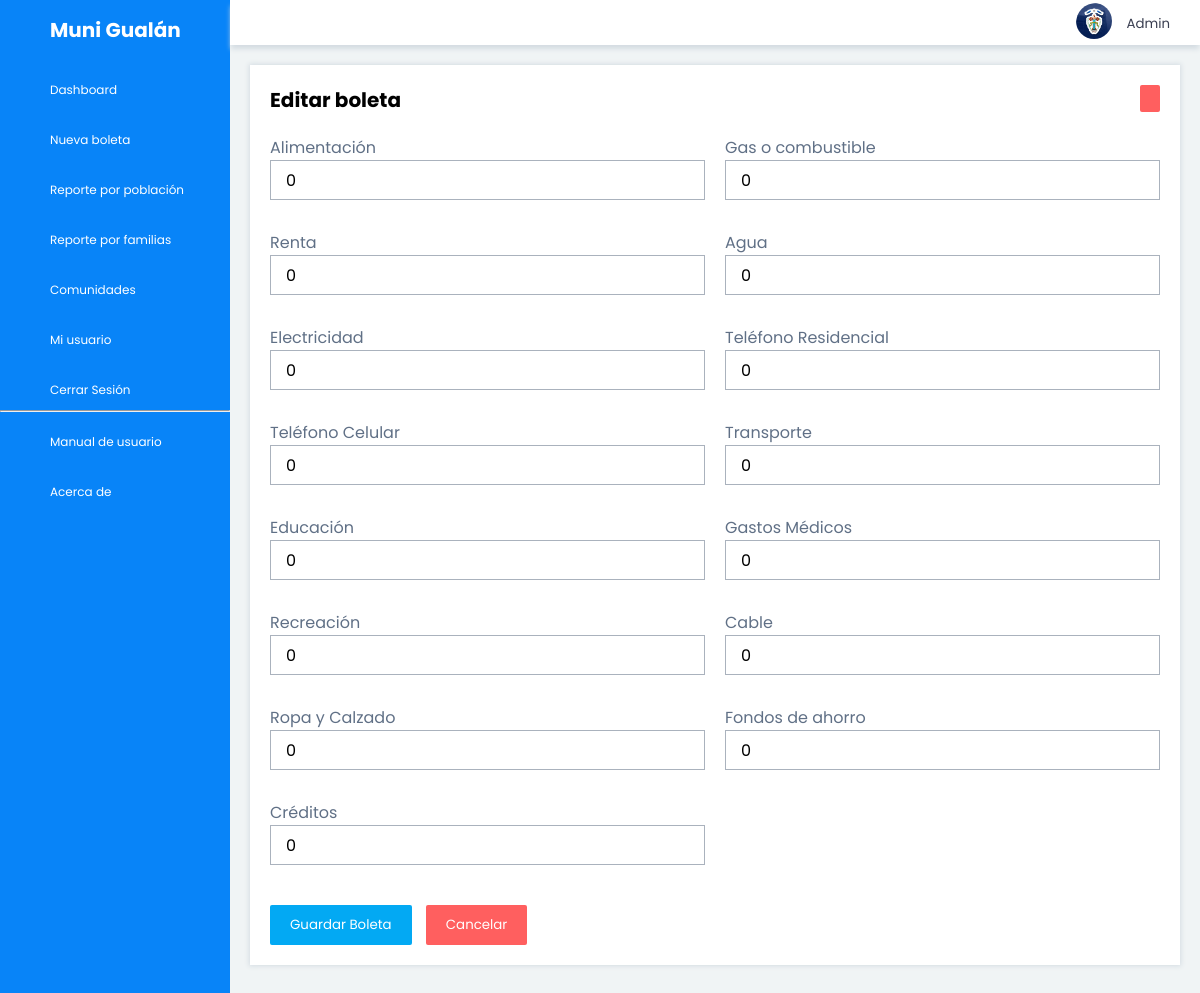
The page /editBoletaEgreso.php?id_familia=74 (signed in) on the database its author committed.
### tables this page shows
CREATE TABLE IF NOT EXISTS `tbl_egreso` (
`id_egreso` int(11) NOT NULL AUTO_INCREMENT,
`id_familia` int(11) NOT NULL,
`alimentacion` int(5) NOT NULL ,
`combustible` int(5) NOT NULL,
`renta` int(5) NOT NULL,
`agua` int(5) NOT NULL,
`electricidad` int(5) NOT NULL,
`telefono_residencial` int(5) NOT NULL,
`celular` int(5) NOT NULL,
`transporte` int(5) NOT NULL,
`educacion` int(5) NOT NULL,
`medico` int(5) NOT NULL,
`recreacion` int(5) NOT NULL,
`cable` int(5) NOT NULL,
`ropa_calzado` int(5) NOT NULL,
`fondo_ahorro` int(5) NOT NULL,
`credito` int(5) NOT NULL,
PRIMARY KEY (`id_egreso`)
);

### controllers/conexion.php (called while the page is built, shortened)
<?php
class Conexion{
    public function Conexion()
    {
        try{
            $this->pdo = new PDO("mysql:host=".DB_HOST.";dbname=".DB_BASE_DATOS, DB_USER, DB_PASS);
        } catch (Exception $e){
            echo "Error: " . $e->getMessage();
            die('Error'.$e->getMessage());
        }
    }
}
?>

### controllers/reporteFamiliaController.php (called while the page is built, shortened)
<?php
include_once ('conexion.php');
class reporteFamiliaController{
    public function buscarEgreso($id)
    {
        try{
            $conexion = new Conexion();
            $sql = "SELECT * FROM tbl_egreso WHERE id_familia = $id;";
            $stmt = $conexion->pdo->prepare($sql);
            $stmt->execute();
            $registro = $stmt->fetch(PDO::FETCH_OBJ);
            $r = array(
                "alimentacion" => $registro->alimentacion,
                "combustible" => $registro->combustible,
                "renta" => $registro->renta,
                "agua" => $registro->agua,
                "electricidad" => $registro->electricidad,
                "telefono residencial" => $registro->telefono_residencial,
                "celular" => $registro->celular,
                "transporte" => $registro->transporte,
                "educacion" => $registro->educacion,
                "medico" => $registro->medico,
                "recreacion" => $registro->recreacion,
                "cable" => $registro->cable,
                "ropa calzado" => $registro->ropa_calzado,
                "fondo ahorro" => $registro->fondo_ahorro,
                "credito" => $registro->credito
            );
            return $r;
        }
        catch (Exception $e)
        {
            die('Error: '.$e->getMessage());
        }
    }
}
?>

### editBoletaEgreso.php (the view, shortened to what this page needs)
<?php
    include_once 'views/layout/header.php';
    $id_familia = $_GET['id_familia'];
    include_once 'views/layout/sidebar.php';
    include_once 'views/layout/topbar.php';
    include_once 'controllers/reporteFamiliaController.php';
    $controlador = new reporteFamiliaController();
    $egreso = $controlador->buscarEgreso($id_familia);
?>
<div class="content-wrapper">
    <div class="content">
        <div class="row">
            <div class="box color-light">
                <div class="box-header">
                    <h2>Editar boleta</h2>
                    <div>
                        <a href="showFamilia.php?id_familia=<?php echo $id_familia ?>" class="btn color-danger text-light"><i class="las la-times"></i></a>
                    </div>
                </div>
                <div class="form-contaniter">
                <form role="form" name="edit-form-egreso" id="edit-form-egreso" method="POST"
                        action="controllers/prueba.php">
                    <div class="form-row-4">
                        <div class="form-item">
                            <label for="txt_alimentacion" class="text-gray">Alimentación</label>
                            <input type="number" step="0.01" id="txt_alimentacion" name="txt_alimentacion" required value="<?php echo $egreso['alimentacion']; ?>" class="form-control"
                                placeholder="" min="0.00">
                        </div>
                        <div class="form-item">
                            <label for="txt_gas" class="text-gray">Gas o combustible</label>
                            <input type="number" step="0.01" id="txt_gas" name="txt_gas" value="<?php echo $egreso['combustible']; ?>" class="form-control"
                                placeholder="" min="0.00">
                        </div>
                        <div class="form-item">
                            <label for="txt_renta" class="text-gray">Renta</label>
                            <input type="number" step="0.01" id="txt_renta" name="txt_renta" value="<?php echo $egreso['renta']; ?>" class="form-control"
                                placeholder="" min="0.00">
                        </div>
                        <div class="form-item">
                            <label for="txt_agua" class="text-gray">Agua</label>
                            <input type="number" step="0.01" id="txt_agua" name="txt_agua" value="<?php echo $egreso['agua']; ?>" class="form-control"
                                placeholder="" min="0.00">
                        </div>
                        <div class="form-item">
                            <label for="txt_electricidad" class="text-gray">Electricidad</label>
                            <input type="number" step="0.01" id="txt_electricidad" name="txt_electricidad" value="<?php echo $egreso['electricidad']; ?>" class="form-control"
                                placeholder="" min="0.00">
                        </div>
                        <div class="form-item">
                            <label for="txt_telefono_residencial" class="text-gray">Teléfono Residencial</label>
                            <input type="number" step="0.01" id="txt_telefono_residencial" name="txt_telefono_residencial" value="<?php echo $egreso['telefono residencial']; ?>" class="form-control"
                                placeholder="" min="0.00">
                        </div>
                        <div class="form-item">
                            <label for="txt_telefono_celular" class="text-gray">Teléfono Celular</label>
                            <input type="number" step="0.01" id="txt_telefono_celular" name="txt_telefono_celular" value="<?php echo $egreso['celular']; ?>" class="form-control"
                                placeholder="" min="0.00">
                        </div>
                        <div class="form-item">
                            <label for="txt_transporte" class="text-gray">Transporte</label>
                            <input type="number" step="0.01" id="txt_transporte" name="txt_transporte" value="<?php echo $egreso['transporte']; ?>" class="form-control"
                                placeholder="" min="0.00">
                        </div>
                        <div class="form-item">
                            <label for="txt_educacion" class="text-gray">Educación</label>
                            <input type="number" step="0.01" id="txt_educacion" name="txt_educacion" value="<?php echo $egreso['educacion']; ?>" class="form-control"
                                placeholder="" min="0.00">
                        </div>
                        <div class="form-item">
                            <label for="txt_medicos" class="text-gray">Gastos Médicos</label>
                            <input type="number" step="0.01" id="txt_medicos" name="txt_medicos" value="<?php echo $egreso['medico']; ?>" class="form-control"
                                placeholder="" min="0.00">
                        </div>
                        <div class="form-item">
                            <label for="txt_gastos_recreacion" class="text-gray">Recreación</label>
                            <input type="number" step="0.01" id="txt_gastos_recreacion" name="txt_gastos_recreacion" value="<?php echo $egreso['recreacion']; ?>" class="form-control"
                                placeholder="" min="0.00">
                        </div>
                        <div class="form-item">
                            <label for="txt_cable" class="text-gray">Cable</label>
                            <input type="number" step="0.01" id="txt_cable" name="txt_cable" value="<?php echo $egreso['cable']; ?>" class="form-control"
                                placeholder="" min="0.00">
                        </div>
                        <div class="form-item">
                            <label for="txt_ropa_calzado" class="text-gray">Ropa y Calzado</label>
                            <input type="number" step="0.01" id="txt_ropa_calzado" name="txt_ropa_calzado" value="<?php echo $egreso['ropa calzado']; ?>" class="form-control"
                                placeholder="" min="0.00">
                        </div>
                        <div class="form-item">
                            <label for="txt_fondos_ahorro" class="text-gray">Fondos de ahorro</label>
                            <input type="number" step="0.01" id="txt_fondos_ahorro" name="txt_fondos_ahorro" value="<?php echo $egreso['fondo ahorro']; ?>" class="form-control"
                                placeholder="" min="0.00">
                        </div>
                        <div class="form-item">
                            <label for="txt_creditos" class="text-gray">Créditos</label>
                            <input type="number" step="0.01" id="txt_creditos" name="txt_creditos" value="<?php echo $egreso['credito']; ?>" class="form-control"
                                placeholder="" min="0.00">
                        </div>
                    </div>
                    <div class="content-footer">
                        <div class="form-footer">
                            <input type="submit" value="Guardar Boleta" id="editar-alimentacion" class="color-primary text-light">
                            <a href="showFamilia.php?id_familia=<?php echo $id_familia ?>"><input type="button" value="Cancelar" class="color-danger text-light"></a>
                        </div>
                    </div>
                    </form>
                </div>
            </div>
        </div>
    </div>
</div>
<?php
    include_once ('views/layout/footer.php');
?>

### css/style.css (style rules this page uses)
:root { --main-color: #0884f8; --dark-color: #009CAD; --light-color: #45D5E6; --white-color: #ffffff; --hover-color: #46a1f7; --text-grey: #607086; --base-color: #f0f4f5; --blue: #03a9f3; --indigo: #6610f2; --purple: #ab8ce4; --pink: #E91E63; --red: #f96868; --orange: #fb9678; --yellow: #ffb463; --green: #00c292; --teal: #58d8a3; --cyan: #57c7d4; --white: #ffffff; --gray: #6c757d; --gray-dark: #0f1531; --gray-light: #aab2bd; --gray-lighter: #d4dce2; --gray-lightest: #e6e9ed; --black: #000000; --primary: #03a9f3; --secondary: #f4f4f4; --success: #00c292; --info: #ab8ce4; --warning: #ffb463; --danger: #ff5f5f; --light: #ffffff; --dark: #3a3f51; --t1: 30px; --t2: 25px; --t3: 20px; --t4: 16px; --t5: 14px; --t6: 12px; --t7: 10px; --t8: 8px; }
.color-primary { background: var(--primary); }
.color-danger { background: var(--danger); }
.color-light { background: var(--light); }
.text-light { color: var(--white-color); }
.text-gray { color: var(--text-grey); }
.text-light { color: var(--light); }
* { font-family: 'Poppins', sans-serif; margin: 0; padding: 0; box-sizing: border-box; }
body { overflow-x: hidden; }
h2 { font-size: var(--t3); }
.content-wrapper { width: 100%; padding: 20px; }
.content-wrapper .content { padding: 0px; }
.row { position: relative; width: 100%; display: grid; grid-gap: 20px; grid-template-columns: repeat(1,1fr); padding-bottom: 20px; }
.box { position: relative; display: grid; width: 100%; padding: 20px; box-shadow: 0px 0px 5px 1px var(--gray-lighter); }
.box .box-header { display: flex; justify-content: space-between; align-items: flex-start; margin-bottom: 20px; }
.box-header { display: flex; justify-content: space-between; align-items: flex-start; margin-bottom: 20px; }
.btn { position: relative; padding: 5px 10px; color: var(--light); text-decoration: none; border-radius: 3px; font-size: var(--t6); border: none; cursor: pointer; border-radius: 2px; }
.form-footer { padding-top: 20px; }
.form-footer input { padding: 10px 20px 10px 20px; margin-right: 10px; border: none; cursor: pointer; border-radius: 2px; }
.form-row-4 { width: 100%; position: relative; width: 100%; display: grid; grid-template-columns: repeat(4,1fr); grid-gap: 20px; padding-bottom:10px; }
.form-item { display: flex; flex-direction: column; margin-bottom: 10px; width: 100%; min-width: 150px; }
.form-item .form-control { border: 1px solid var(--gray-light); height: 40px; padding: 0px 15px; font-size: medium; }
@media (max-width: 1220px) { .form-row-4 { grid-template-columns: repeat(2,1fr); } }

### rows shown on the page
tbl_egreso: txt_alimentacion "0", txt_gas "0", txt_renta "0", txt_agua "0", txt_electricidad "0", txt_telefono_celular "0", txt_transporte "0", txt_educacion "0", txt_medicos "0", txt_gastos_recreacion "0", txt_cable "0", txt_creditos "0"

### other values the page prints
$_SESSION['usuario'] "Admin"
